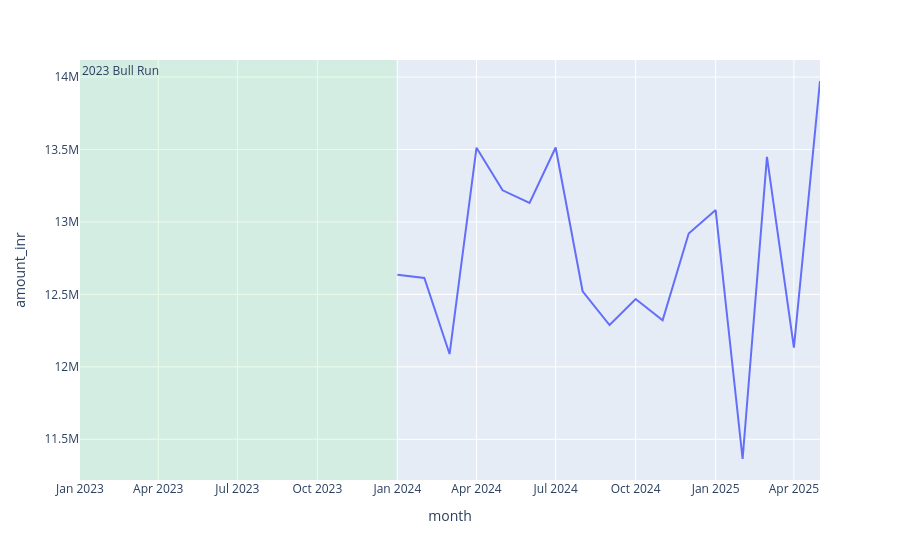

The cell this chart's notebook holds for it:
### Code cell
fig.add_vrect(
    x0="2023-01-01",
    x1="2023-12-31",
    fillcolor="lightgreen",
    opacity=0.2,
    annotation_text="2023 Bull Run",
    annotation_position="top left",
    line_width=0
)

### Figure 1 — Plotly figure (JSON) as saved in the notebook; plotly's stock layout.template omitted (floating-point values rounded to 4 significant figures)
{"data": [{"hovertemplate": "month=%{x}<br>amount_inr=%{y}<extra></extra>", "legendgroup": "", "line": {"color": "#636efa", "dash": "solid"}, "marker": {"symbol": "circle"}, "mode": "lines", "name": "", "orientation": "v", "showlegend": false, "type": "scatter", "x": ["2024-01", "2024-02", "2024-03", "2024-04", "2024-05", "2024-06", "2024-07", "2024-08", "2024-09", "2024-10", "2024-11", "2024-12", "2025-01", "2025-02", "2025-03", "2025-04", "2025-05"], "xaxis": "x", "y": [12635349, 12613376, 12088413, 13512385, 13218606, 13131150, 13513884, 12521433, 12288778, 12467875, 12321673, 12920130, 13082145, 11363922, 13449360, 12132001, 13973011], "yaxis": "y"}], "layout": {"annotations": [{"showarrow": false, "text": "2023 Bull Run", "x": "2023-01-01", "xanchor": "left", "xref": "x", "y": 1, "yanchor": "top", "yref": "y domain"}], "legend": {"tracegroupgap": 0}, "margin": {"t": 60}, "shapes": [{"fillcolor": "lightgreen", "line": {"width": 0}, "opacity": 0.2, "type": "rect", "x0": "2023-01-01", "x1": "2023-12-31", "xref": "x", "y0": 0, "y1": 1, "yref": "y domain"}], "xaxis": {"anchor": "y", "domain": [0, 1], "title": {"text": "month"}}, "yaxis": {"anchor": "x", "domain": [0, 1], "title": {"text": "amount_inr"}}}}
